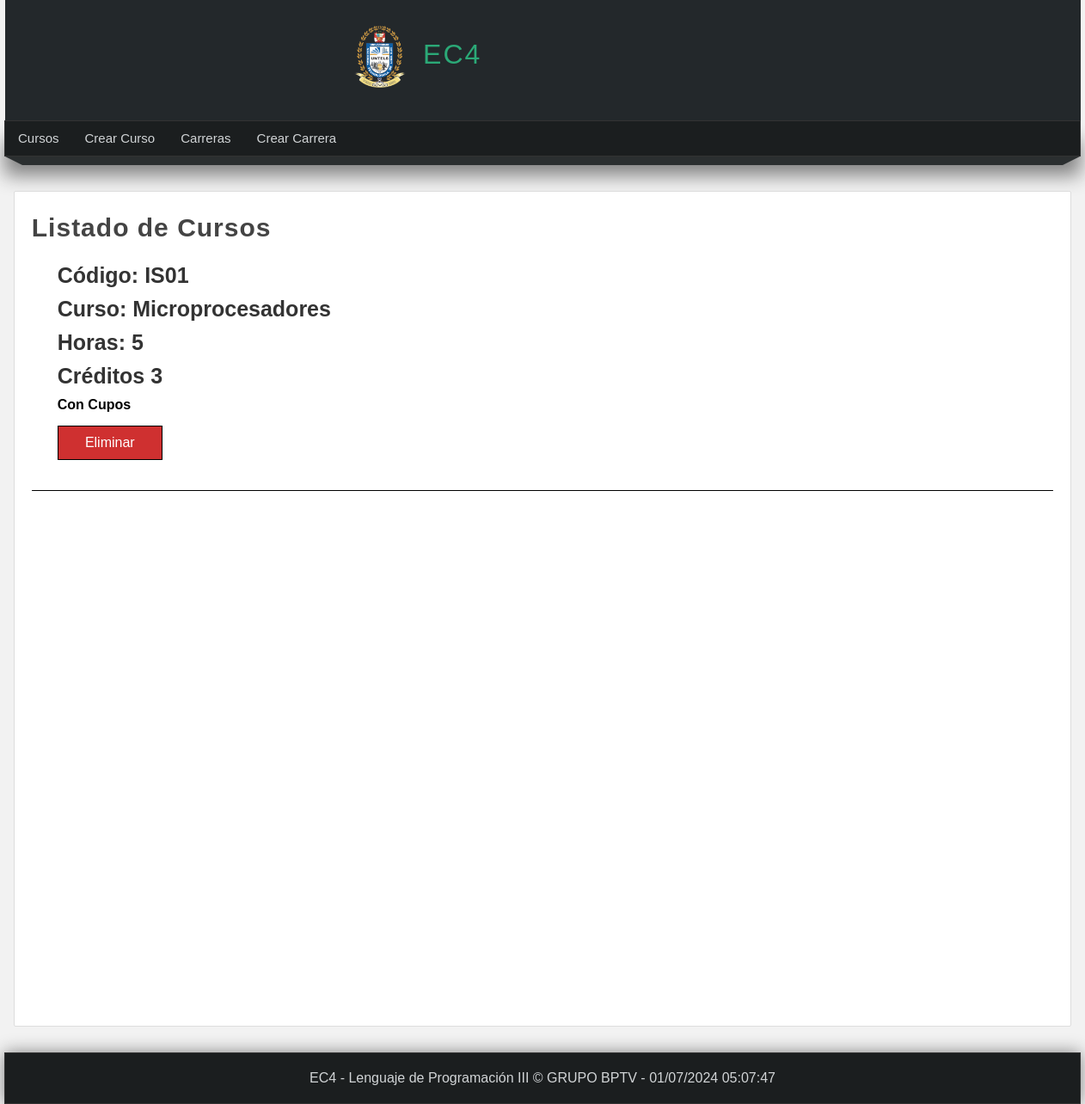
The page /listar-cursos/ on the database its author committed.
### miapp/models.py (models this page shows, shortened)
class Course(models.Model):
    idcourse = models.AutoField(primary_key=True,verbose_name="IdCurso")
    code = models.CharField(max_length=20,verbose_name="Código")
    name = models.CharField(max_length=100,verbose_name="Nombre")
    hour = models.PositiveIntegerField(verbose_name="Horas")
    credits = models.PositiveIntegerField(verbose_name="Creditos")
    state = models.BooleanField(verbose_name="Estado")
    class Meta:
        verbose_name = "Curso"
        verbose_name_plural = "Cursos"

### miapp/views.py (the view)
# urls.py: path('listar-cursos/',views.listar_cursos,name="listar_cursos"),
def listar_cursos(request):
    cursos = Course.objects.all();
    return render(request,'listar_cursos.html',{
        'cursos': cursos,
        'titulo': 'Listado de Cursos'
    })

### miapp/templates/listar_cursos.html (shortened to what this page needs)
{% extends 'layout.html' %}
{% block content %}
<h1 class="title">
    {{titulo}}
</h1>
        {% for curso in cursos %}
            <div class="articulo-item">
                <div class="data">
                    <h2>
                        Código: {{curso.code}}
                    </h2>
                    <h2>
                        Curso: {{curso.name}}
                    </h2>
                    <h2>
                        Horas: {{curso.hour}}
                    </h2>
                    <h2>
                        Créditos {{curso.credits}}
                    </h2>
                    {% if curso.state%}
                        <strong>
                            Con Cupos
                        </strong>
                    {% else %}
                        <strong>
                            Sin Cupos
                        </strong>
                    {% endif %}
                <p>
                    <a href="{% url 'eliminar_curso' idcourse=curso.idcourse %}"  class="btn btn-delete">
                        Eliminar
                    </a>
                </p>
                </div>
            </div>
        {% endfor %}
{% endblock %}

### miapp/static/css/styles.css (style rules this page uses)
* { margin: 0px; padding: 0px; font-family: Arial, Helvetica, sans-serif; text-decoration: none; }
.box p, .box h2, .box h3, .box ul { margin-bottom: 5px; margin-top: 5px; }
body { background-color: #f2f2f2; }
.articulo-item { margin-bottom: 0px; margin-top: 0px; padding: 15px; border-bottom: 1px solid black; clear: both; }
.articulo-item .data { float: left; padding: 15px; padding-top: 0px; }
.articulo-item h2 { display: block; font-size: 25px; color: #333; margin-bottom: 10px; }
.btn { padding: 10px; background: rgb(207, 48, 48); color: white; border: 1px solid black; display: block; margin-top: 15px; width: 100px; text-align: center; }
.title { color: #444; letter-spacing: 1px; font-size: 30px; margin-bottom: 4px; margin-top: 5px; }

### rows shown on the page
Course: code "IS01", name "Microprocesadores", hour "5", credits "3", state "Con Cupos"

### other values the page prints
{{ titulo }} "Listado de Cursos"
